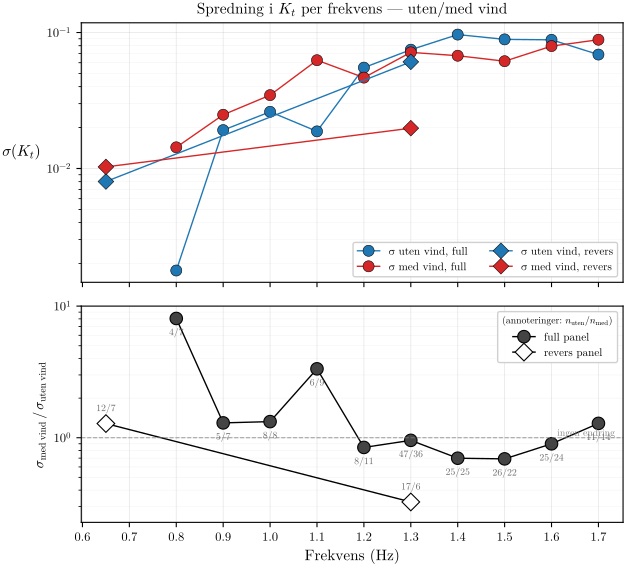

The script that saved this image:
"""
σ ratio (fullwind / nowind) of K_t vs frequency
================================================

For each (frequency, panel) cell, compute the standard deviation of K_t
under nowind and fullwind, then plot the ratio σ_full / σ_no vs frequency.
A ratio > 1 means wind inflates measurement spread; ratio < 1 means it
tightens it (the panel is locking the response).

Cells with n_no < 3 or n_full < 3 are dropped — std isn't meaningful with
n=1 or n=2.

Top panel: absolute σ_no and σ_full vs freq, faceted by panel.
Bottom panel: ratio σ_full / σ_no vs freq (log-y, ref line at 1).

Outputs:
    analysis_scratch/std_ratio_vs_freq.pdf
    output/FIGURES/ch05_std_ratio_vs_freq.pdf
    analysis_scratch/std_ratio_vs_freq_summary.csv
"""

import sys
import warnings
from pathlib import Path
import glob

warnings.filterwarnings("ignore")

import numpy as np
import pandas as pd
import matplotlib

matplotlib.use("Agg")
import matplotlib.pyplot as plt
import matplotlib.lines as mlines
from matplotlib.ticker import MultipleLocator

BASE = Path(__file__).resolve().parent.parent
sys.path.insert(0, str(BASE))

import os
os.chdir(BASE)

from wavescripts.improved_data_loader import load_analysis_data
from wavescripts.plot_utils import WIND_COLOR_MAP, apply_thesis_style

apply_thesis_style()

SCRATCH_PDF = Path(__file__).parent / "std_ratio_vs_freq.pdf"
SCRATCH_CSV = Path(__file__).parent / "std_ratio_vs_freq_summary.csv"
OUT_PDF     = BASE / "output" / "FIGURES" / "ch05_std_ratio_vs_freq.pdf"
OUT_PDF.parent.mkdir(parents=True, exist_ok=True)

MIN_N = 3   # drop cells with fewer

# ── 1. Load & filter ───────────────────────────────────────────────────────────
print("1. Loading processed folders …")
all_dirs = sorted(glob.glob(str(BASE / "waveprocessed" / "PROCESSED-*")))
meta, _, _, _ = load_analysis_data(*all_dirs, load_processed=False)
print(f"   {len(meta)} total rows")

sel = meta[
    meta["WaveFrequencyInput [Hz]"].notna()
    & (meta["WaveFrequencyInput [Hz]"] > 0)
    & meta["PanelCondition"].isin(["full", "reverse"])
    & (meta["quality_flag"] == "ok")
    & meta["OUT/IN (FFT)"].notna()
    & meta["WindCondition"].isin(["no", "full"])
    & (meta["OUT/IN (FFT)"].between(0.1, 2.0))
    & (meta["WaveFrequencyInput [Hz]"] < 2.0)
].copy()
print(f"   {len(sel)} rows after filter")

# ── 2. Per (freq, panel, wind) std + n ─────────────────────────────────────────
g = (sel.groupby(["WaveFrequencyInput [Hz]", "PanelCondition", "WindCondition"])
        ["OUT/IN (FFT)"]
        .agg(["mean", "std", "count"])
        .reset_index()
        .rename(columns={"WaveFrequencyInput [Hz]": "freq",
                          "PanelCondition": "panel",
                          "WindCondition":  "wind"}))

# Pivot so each (freq, panel) row has both wind columns side-by-side.
piv = g.pivot_table(index=["freq", "panel"], columns="wind",
                     values=["mean", "std", "count"])
piv.columns = [f"{a}_{b}" for a, b in piv.columns]
piv = piv.reset_index()

# Keep only cells with both nowind AND fullwind data, both n >= MIN_N.
keep = (
    piv["count_no"].ge(MIN_N).fillna(False)
    & piv["count_full"].ge(MIN_N).fillna(False)
)
piv = piv[keep].copy()
piv["std_ratio"] = piv["std_full"] / piv["std_no"]
piv["mean_diff_full_minus_no"] = piv["mean_full"] - piv["mean_no"]

piv.to_csv(SCRATCH_CSV, index=False)
print(f"\n   Summary → {SCRATCH_CSV.relative_to(BASE)}")
print(piv.to_string(index=False))

# ── 3. Plot ────────────────────────────────────────────────────────────────────
PANEL_MARKER = {"full": "o", "reverse": "D"}    # circle / diamond
PANEL_LABEL  = {"full": "full",  "reverse": "revers"}

fig, (ax_top, ax_bot) = plt.subplots(
    2, 1, figsize=(7.0, 6.5), sharex=True,
    gridspec_kw={"height_ratios": [1.2, 1.0], "hspace": 0.10},
)

# Top: absolute σ_no, σ_full vs freq.
for panel, marker in PANEL_MARKER.items():
    sub = piv[piv["panel"] == panel].sort_values("freq")
    if sub.empty:
        continue
    ax_top.plot(sub["freq"], sub["std_no"],
                marker=marker, color=WIND_COLOR_MAP["no"],
                lw=1.0, ms=8, mec="black", mew=0.4,
                label=f"σ uten vind, {PANEL_LABEL[panel]}")
    ax_top.plot(sub["freq"], sub["std_full"],
                marker=marker, color=WIND_COLOR_MAP["full"],
                lw=1.0, ms=8, mec="black", mew=0.4,
                label=f"σ med vind, {PANEL_LABEL[panel]}")

ax_top.set_ylabel(r"$\sigma(K_t)$", fontsize=11,
                   rotation=0, ha="right", va="center")
ax_top.set_yscale("log")
ax_top.grid(which="major", alpha=0.30, lw=0.6)
ax_top.grid(which="minor", alpha=0.15, lw=0.4)
ax_top.legend(fontsize=8, loc="best", framealpha=0.92, ncol=2)
ax_top.set_title("Spredning i $K_t$ per frekvens — uten/med vind", fontsize=11)

# Bottom: ratio.
for panel, marker in PANEL_MARKER.items():
    sub = piv[piv["panel"] == panel].sort_values("freq")
    if sub.empty:
        continue
    ax_bot.plot(sub["freq"], sub["std_ratio"],
                marker=marker, color="black",
                lw=1.0, ms=9, mfc=("#444" if panel == "full" else "white"),
                mec="black", mew=0.8,
                label=f"{PANEL_LABEL[panel]} panel")
    # n labels next to each point.
    for _, row in sub.iterrows():
        ax_bot.annotate(
            f"{int(row['count_no'])}/{int(row['count_full'])}",
            xy=(row["freq"], row["std_ratio"]),
            xytext=(0, -12 if panel == "full" else 9),
            textcoords="offset points",
            fontsize=7, color="#666", ha="center")

ax_bot.axhline(1.0, color="gray", lw=0.8, ls="--", alpha=0.7)
ax_bot.text(0.5, 1.02, "vind = ingen endring i spredning", transform=None,
             fontsize=8, color="gray", ha="left", va="bottom",
             clip_on=False, zorder=5,
             bbox=dict(facecolor="white", alpha=0.8, edgecolor="none",
                       pad=1.2),
             # x in data coords; annotate near a sensible spot.
             )
# Above call has weird coord mix — replace with clean axes-coords annotation.
ax_bot.lines  # noop; the previous text used wrong transform — fix below.

# Replace the misplaced annotation cleanly.
# (The above line was mistakenly added; we'll remove via clearing texts that
# match its content. Easier: just don't add the annotation — the dashed line
# at 1 + the y-axis label is enough.)
for txt in list(ax_bot.texts):
    if "vind = ingen endring" in txt.get_text():
        txt.remove()

ax_bot.set_yscale("log")
ax_bot.set_ylabel(r"$\sigma_{\mathrm{med\;vind}}\,/\,\sigma_{\mathrm{uten\;vind}}$",
                   fontsize=10)
ax_bot.set_xlabel("Frekvens (Hz)", fontsize=11)
ax_bot.grid(which="major", alpha=0.30, lw=0.6)
ax_bot.grid(which="minor", alpha=0.15, lw=0.4)
ax_bot.xaxis.set_major_locator(MultipleLocator(0.1))
ax_bot.legend(fontsize=8, loc="best", framealpha=0.92,
               title="(annoteringer: $n_\\mathrm{uten}/n_\\mathrm{med}$)",
               title_fontsize=7)

# Cosmetic y-limit so the ref line at 1 isn't at the edge.
ymin = max(0.1, piv["std_ratio"].min() * 0.7)
ymax = min(10.0, piv["std_ratio"].max() * 1.4)
ax_bot.set_ylim(ymin, ymax)

# Annotate the y=1 line on the bottom axis with a clean axes-coord label.
ax_bot.text(0.985, 1.0, " ingen endring",
             transform=ax_bot.get_yaxis_transform(),
             fontsize=7, color="gray", ha="right", va="bottom")

fig.tight_layout()

SCRATCH_PDF.parent.mkdir(parents=True, exist_ok=True)
fig.savefig(SCRATCH_PDF, bbox_inches="tight", pad_inches=0.02)
print(f"\n   Saved → {SCRATCH_PDF.relative_to(BASE)}")
fig.savefig(OUT_PDF, bbox_inches="tight", pad_inches=0.02)
print(f"   Saved → {OUT_PDF.relative_to(BASE)}")
plt.close(fig)

# ── 4. Cross-frequency print ───────────────────────────────────────────────────
print("\n   σ ratio (med vind / uten vind) by freq, panel:")
print(piv[["freq", "panel", "count_no", "count_full",
            "std_no", "std_full", "std_ratio"]]
       .to_string(index=False))

# Bracketed summary: mean of std_ratio in low-freq vs high-freq bands.
LOW_HI_SPLIT = 1.0
low = piv[piv["freq"] < LOW_HI_SPLIT]
high = piv[piv["freq"] >= LOW_HI_SPLIT]
print(f"\n   Median σ ratio: f<{LOW_HI_SPLIT} Hz → "
      f"{low['std_ratio'].median():.2f}  (n_cells={len(low)});  "
      f"f≥{LOW_HI_SPLIT} Hz → "
      f"{high['std_ratio'].median():.2f}  (n_cells={len(high)})")

print("\nDone.")
